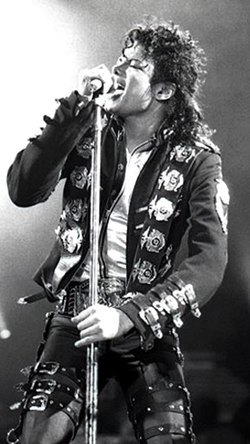
#> input picture Imagens/1.jpg, 250 x 444 px, given in place of 1.jpg.jpg, which was not available
$ python -i VideoRobot.py   (imports and definitions only)
#> lines starting #> are read from the running program, lines starting #| are printed output that depends on the picture; pictures that were not available may be replaced by others from this repository, and a replacement may not be noted
import os
from random import randint
from PIL import Image, ImageDraw, ImageFont
from PIL.ImageFilter import BLUR
from Robos import stateRobot
import subprocess

# [1 line not run here, left out]


# [105 lines left out: functions text_wrap, convertSentence, not called in this run]


def createAllSentenceImages(content):
    for sentenceIndex in range(len(content["Informations"])):
        convertSentence(content["Informations"][sentenceIndex]["Sentence"], sentenceIndex)


def convertImage(sentenceIndex):
#> called with sentenceIndex = '../Imagens/1.jpg'
    os.chdir(r'C:\Users\Marcos\Documents\Bots\Imagens ')
    # Abrindo imagem
    image = Image.open(str(sentenceIndex)+'.jpg')
#> image is the input picture: PIL image 250x444 RGB; mean R, G, B 105, 105.1, 105.9

    # Salvando suas dimensoes
    image_W, image_H = image.size
#> image_W = 250; image_H = 444

    image_H = int(image_H * 1.25)
#> image_H = 555
    image_W = int(image_W * 1.25)
#> image_W = 312

    # copiando imagem
    copyImage = image.copy()
    image = image.resize((image_W, image_H))
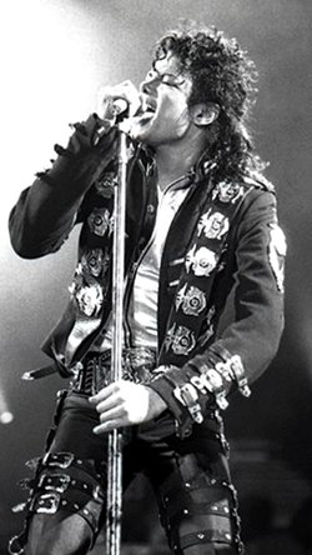
#> image: PIL image 312x555 RGB; mean R, G, B 104.9, 105.1, 105.9

    # Borrando a imagem copiada
    copyImage = copyImage.convert('RGB')
    copyImage = copyImage.filter(BLUR)
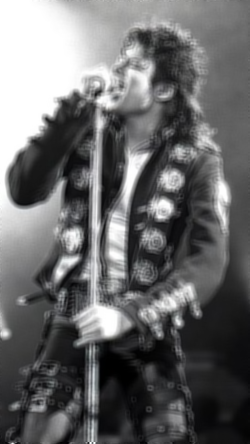
#> copyImage: PIL image 250x444 RGB; mean R, G, B 105, 105.2, 105.9

    # Alterando seu tamanho
    copyImage = copyImage.resize((1920, 1080))
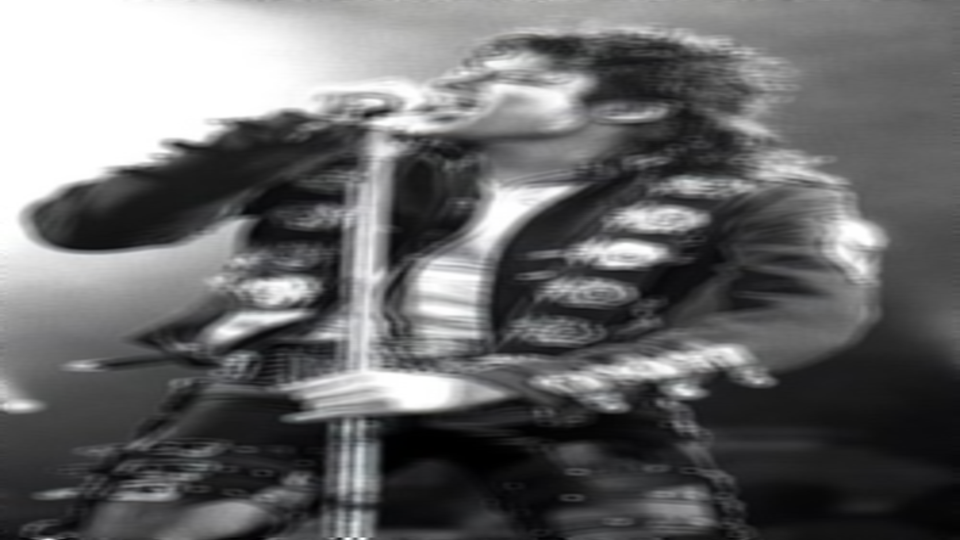
#> copyImage: PIL image 1920x1080 RGB (shown at 1/2 size); mean R, G, B 105, 105.2, 105.9

    # colando no fundo da imagem original
    copyImage.paste(image, (960 - image_W // 2, 540 - image_H // 2))
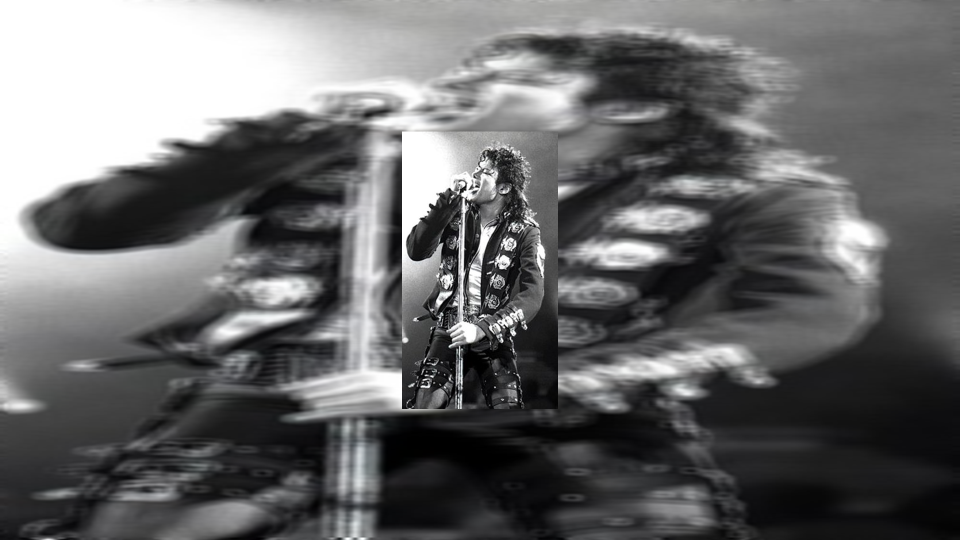
#> copyImage: PIL image 1920x1080 RGB (shown at 1/2 size); mean R, G, B 104.4, 104.6, 105.3

    # Salvando Imagem
    copyImage.save(str(sentenceIndex)+'-converted.png')


# [4 lines left out: function convertAllImages, not called in this run]


def createAfterEfetctsScript(content):
    return stateRobot.saveScript(content)


# [26 lines left out: functions renderVideoWithAfterEfects, ActivateVideoRobot, not called in this run]

>>> result = convertImage('../Imagens/1.jpg')

$ run again, on Imagens/2.jpg
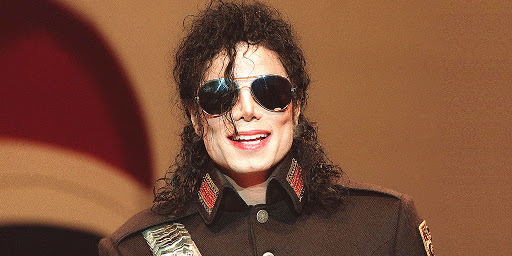
#> input picture Imagens/2.jpg, 512 x 256 px, given in place of 2.jpg.jpg, which was not available
#> in convertImage, image is the input picture: PIL image 512x256 RGB; mean R, G, B 125.5, 79.9, 57.3
#> image: PIL image 640x320 RGB
#> in convertImage, `copyImage = copyImage.resize((1920, 1080))`:
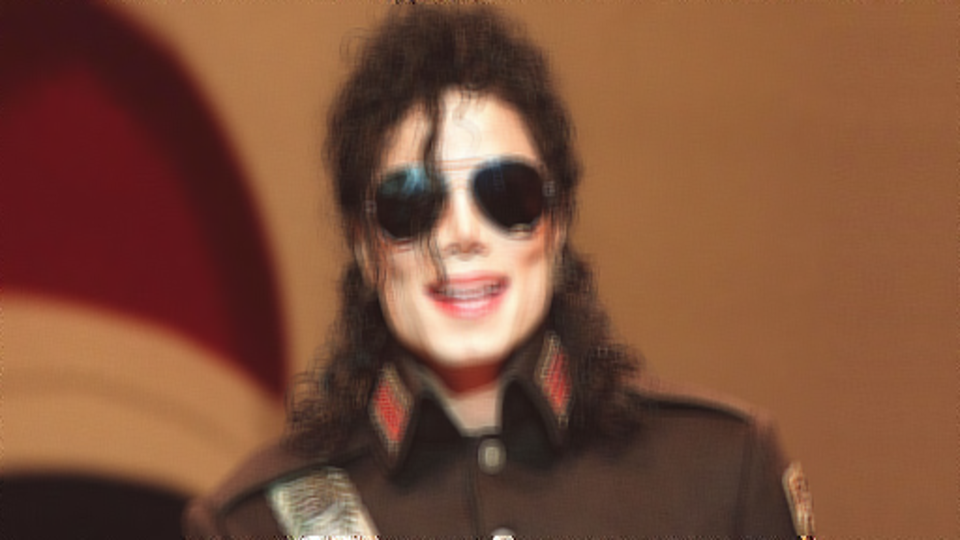
#> copyImage: PIL image 1920x1080 RGB (shown at 1/2 size); mean R, G, B 125.5, 80, 57.3
#> in convertImage, `copyImage.paste(image, (960 - image_W // 2, 540 - image_H // 2))`:
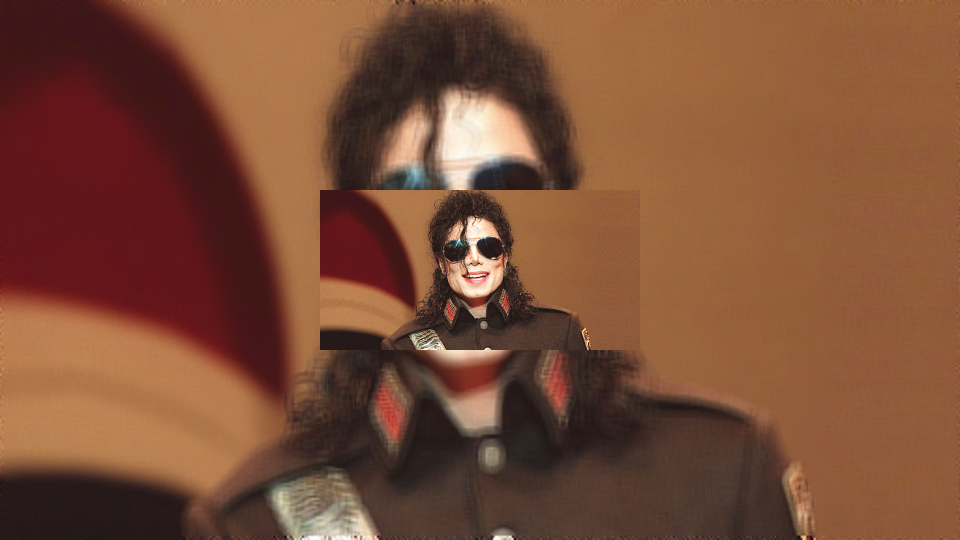
#> copyImage: PIL image 1920x1080 RGB (shown at 1/2 size); mean R, G, B 123.4, 77.2, 54.4

$ run again, on Imagens/3.jpg
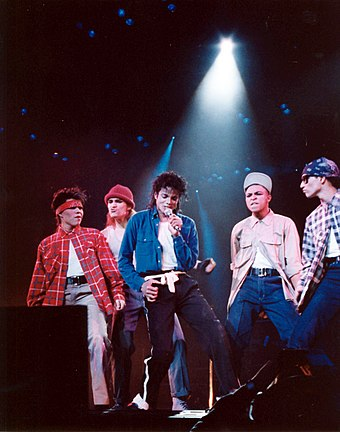
#> input picture Imagens/3.jpg, 340 x 432 px, given in place of 3.jpg.jpg, which was not available
#> in convertImage, image is the input picture: PIL image 340x432 RGB; mean R, G, B 63.1, 43.9, 55.9
#> in convertImage, `image = image.resize((image_W, image_H))`:
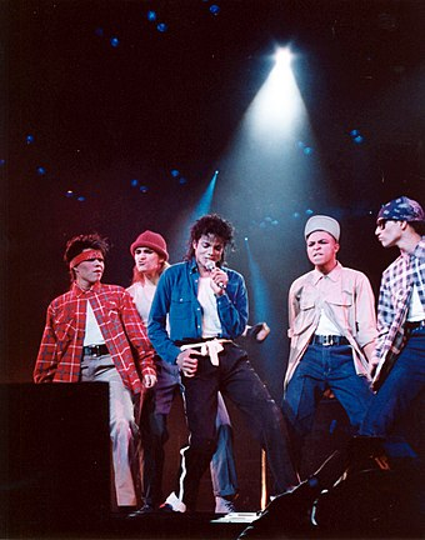
#> image: PIL image 425x540 RGB; mean R, G, B 63.1, 43.9, 55.9
#> in convertImage, `copyImage.paste(image, (960 - image_W // 2, 540 - image_H // 2))`:
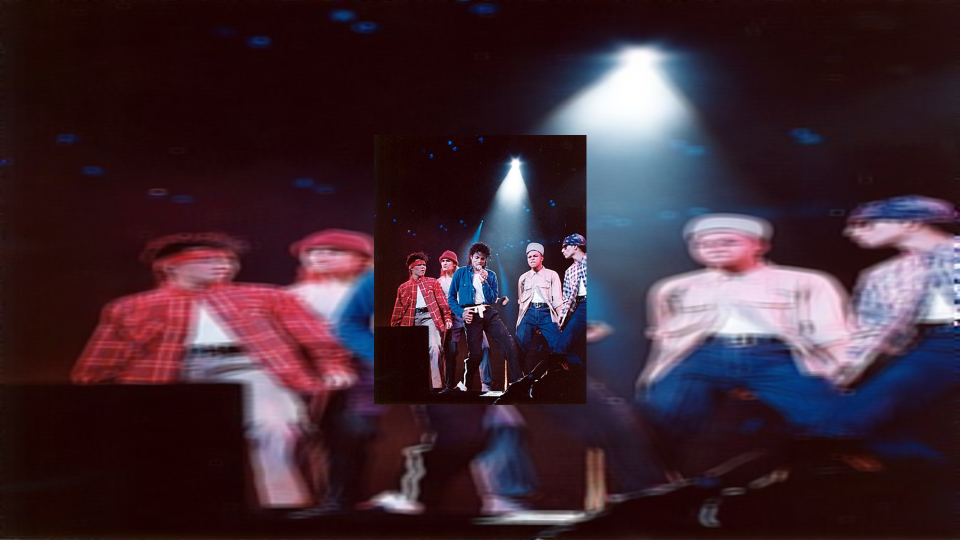
#> copyImage: PIL image 1920x1080 RGB (shown at 1/2 size); mean R, G, B 62.6, 40.7, 51.1
